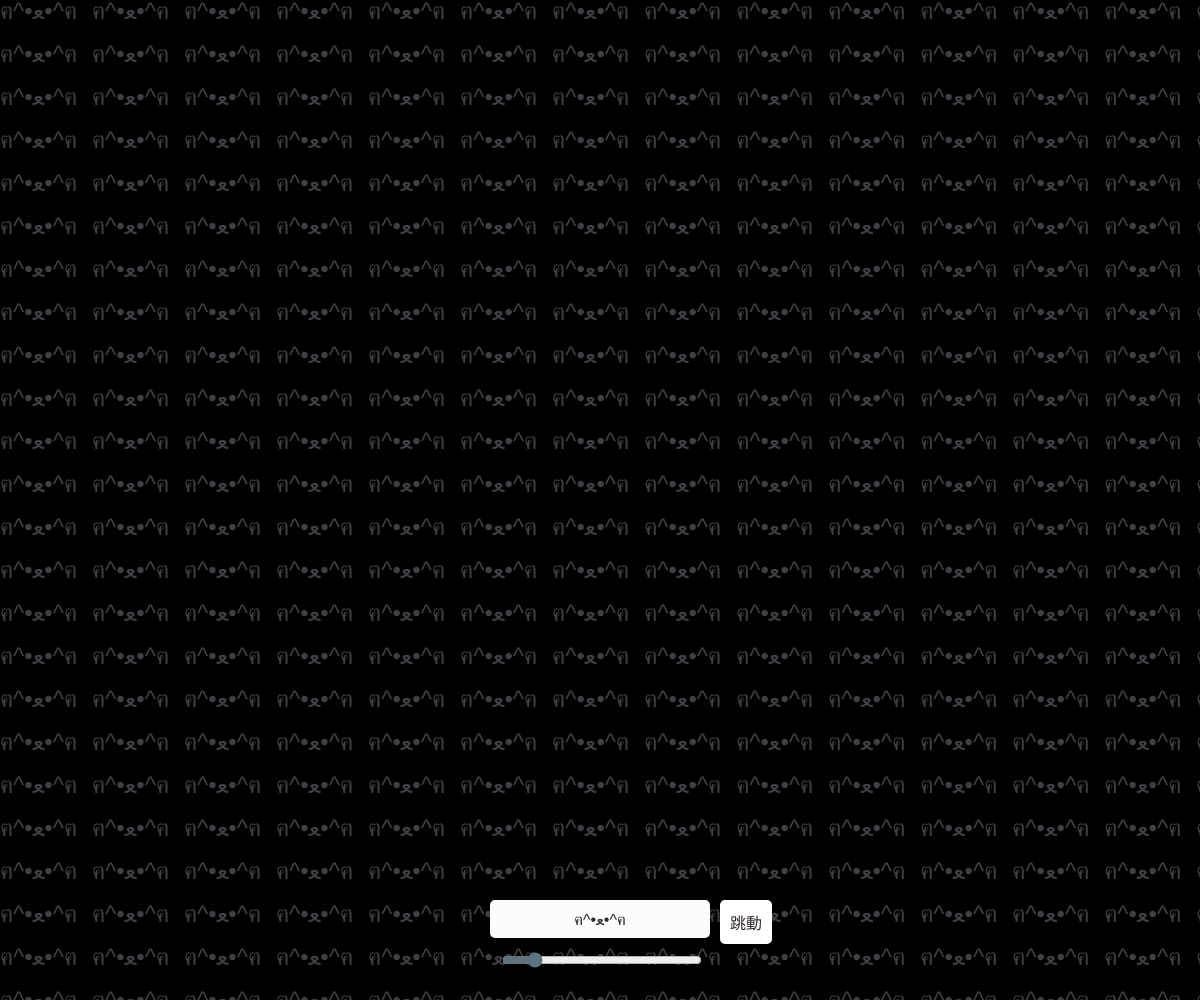
Frame 1 (no input)
Frame 60 (no input): identical to frame 1, image omitted
Frame 120 (the mouse pressed at the canvas centre since frame 60): identical to frame 1, image omitted

The p5.js sketch that drew this single still picture (run headless with seeded random() and noise() and a simulated clock; from frame 60 on, the mouse is pressed at the canvas centre):

// p5.js sketch
// ── sketch.js
let inputField;
let sizeSlider;
let toggleBtn;
let isBouncing = false;

function setup() {
  createCanvas(windowWidth, windowHeight);
  
  // 建立輸入框並給予預設文字
  inputField = createInput('ฅ^•ﻌ•^ฅ');
  
  // 設定輸入框樣式：白色背景、黑色文字、圓角等
  inputField.style('background-color', '#fcfcfc');
  inputField.style('color', '#30292f');
  inputField.style('border', 'none');
  inputField.style('padding', '10px');
  inputField.style('border-radius', '5px');
  inputField.style('font-size', '16px');
  inputField.style('text-align', 'center');
  inputField.style('outline', 'none');
  
  // 設定固定寬度以便置中計算，也可以不設寬度動態取得
  inputField.size(200);
  
  // 建立滑桿：範圍 15-80，預設值 24
  sizeSlider = createSlider(15, 80, 24);
  sizeSlider.style('width', '200px');
  sizeSlider.style('accent-color', '#5d737e');
  
  // 建立按鈕
  toggleBtn = createButton('跳動');
  toggleBtn.style('background-color', '#ffffff');
  toggleBtn.style('color', '#30292f');
  toggleBtn.style('border', 'none');
  toggleBtn.style('padding', '10px');
  toggleBtn.style('border-radius', '5px');
  toggleBtn.style('font-size', '16px');
  toggleBtn.mousePressed(toggleBounce);
  
  // 更新輸入框位置
  updateInputPosition();
}

function draw() {
  background('#000000'); // 深色模式的黑色背景
  
  let txt = inputField.value();
  
  // 設定繪製文字的樣式
  fill('#3f4045'); // 深色模式的文字顏色
  textSize(sizeSlider.value());
  textAlign(LEFT, TOP);
  noStroke();

  // 若有文字內容，則計算寬度並進行全螢幕迴圈繪製
  if (txt.length > 0) {
    let marginX = 15; // 文字水平間距
    let marginY = 15; // 文字垂直間距
    let w = textWidth(txt) + marginX;
    let h = textAscent() + textDescent() + marginY;
    
    for (let y = 0; y < height; y += h) {// 垂直迴圈
      for (let x = 0; x < width; x += w) {// 水平迴圈
        let charX = x;// 每行文字的起始 x 座標
        for (let i = 0; i < txt.length; i++) {// 逐字繪製
          let char = txt.charAt(i);// 取得當前字元
          let yOffset = 0;// 跳動效果的垂直偏移量
          if (isBouncing) {// 若跳動效果開啟，計算偏移量
            yOffset = (sin((frameCount / 20 + charX / 50) + 1) / 2) * 24//使用正弦函數創造跳動效果，根據時間和字元位置調整偏移量
          } 
          text(char, charX, y + yOffset);// 繪製字元，考慮跳動偏移
          charX += textWidth(char);// 更新下一個字元的 x 座標
        }
      }
    }
  }
}

function windowResized() {
  resizeCanvas(windowWidth, windowHeight);
  updateInputPosition();
}

function updateInputPosition() {
  // 計算位置使其位於畫面下方中央
  // 使用 elt.offsetWidth 確保包含 padding 的寬度計算準確
  let x = (windowWidth - inputField.elt.offsetWidth) / 2;
  // 將輸入框稍微向上移，留出空間給滑桿
  let y = windowHeight - 100; 
  inputField.position(x, y);
  
  // 設定滑桿位置在輸入框下方
  let sx = (windowWidth - sizeSlider.elt.offsetWidth) / 2;
  let sy = windowHeight - 50;
  sizeSlider.position(sx, sy);
  
  // 設定按鈕位置在輸入框右邊
  let bx = x + inputField.elt.offsetWidth + 10;
  let by = y;
  toggleBtn.position(bx, by);
}

function toggleBounce() {
  isBouncing = !isBouncing;
  if (isBouncing) {
    toggleBtn.style('background-color', '#5d737e');
    toggleBtn.style('color', '#ffffff');
  } else {
    toggleBtn.style('background-color', '#ffffff');
    toggleBtn.style('color', '#30292f');
  }
}
